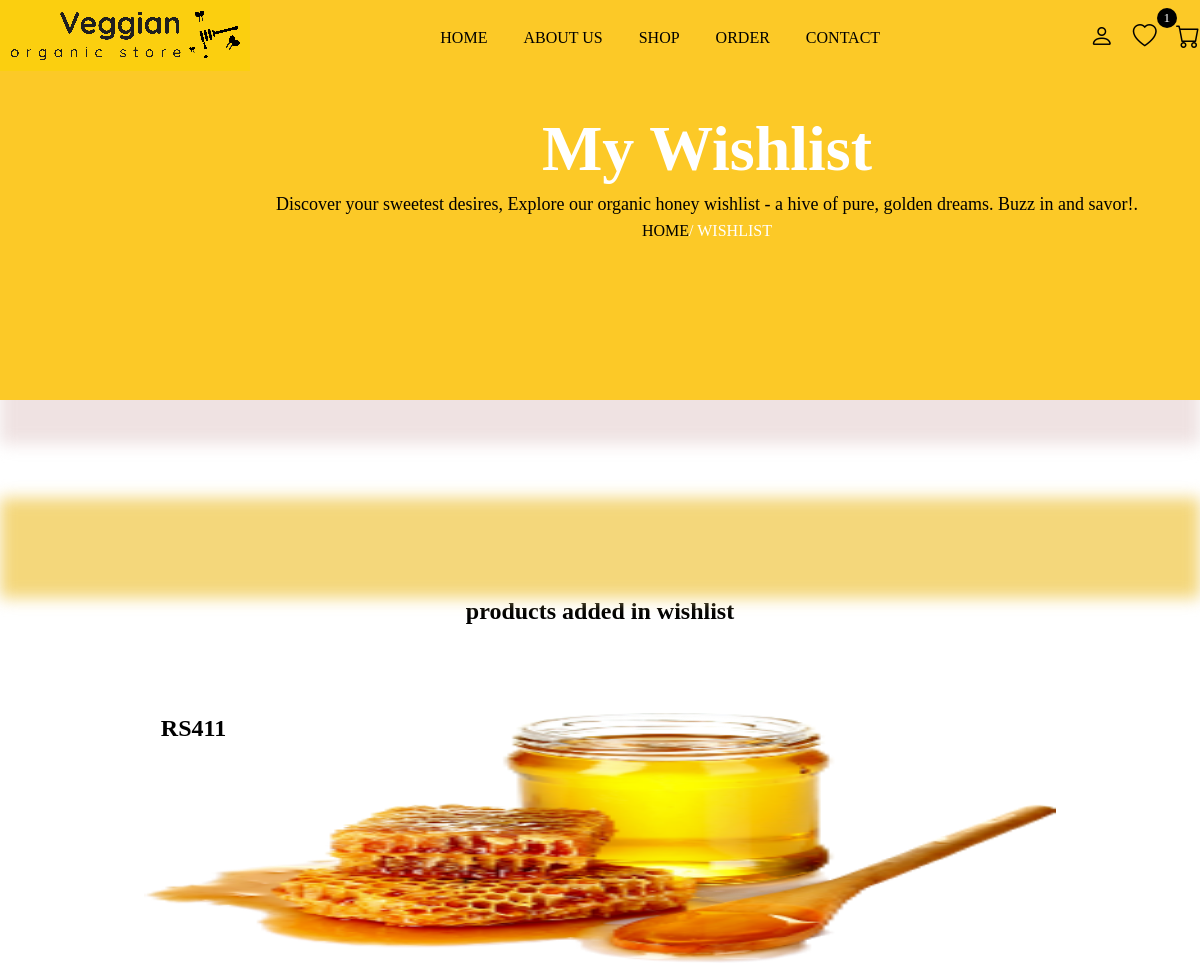
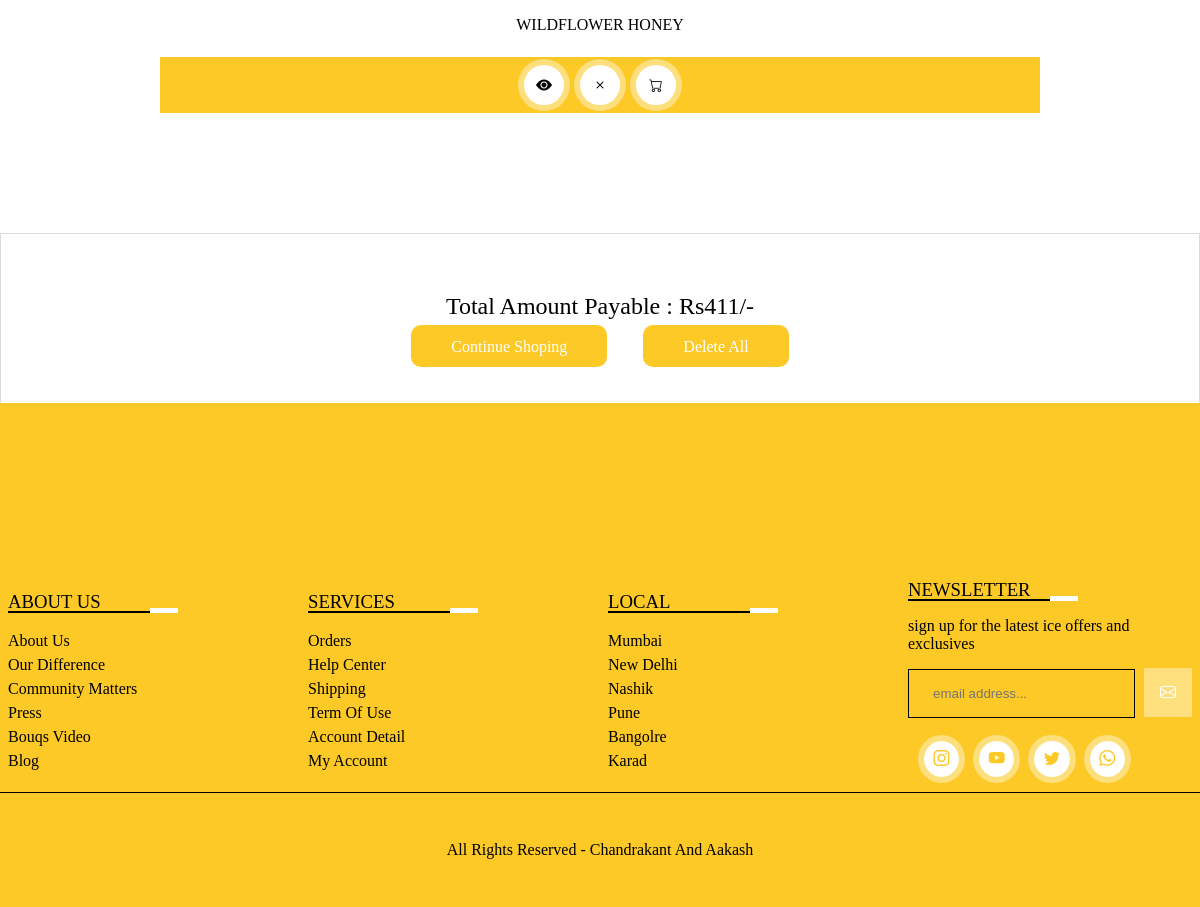
Page /wishlist.php (signed in) on the committed database (2 pictures, top to bottom).
### tables this page shows
CREATE TABLE `wishlist` (
  `id` int(255) NOT NULL,
  `user_id` int(255) NOT NULL,
  `pid` int(255) NOT NULL,
  `name` varchar(255) NOT NULL,
  `price` varchar(255) NOT NULL,
  `image` varchar(255) NOT NULL
);

### wishlist.php (the view, shortened to what this page needs)
<?php
    include 'connection.php';
?>
<!DOCTYPE html>
<html lang="en">
<head>
    <link rel="stylesheet" href="https://cdn.jsdelivr.net/npm/bootstrap-icons@1.11.1/font/bootstrap-icons.css">
    <link rel="stylesheet" href="main.css">
</head>
<body>
    <?php include 'header.php'?>
    <div class="banner">
        <div class="details">
            <h1>my wishlist</h1>
            <p>Discover your sweetest desires, Explore our organic honey wishlist - a hive of pure, golden dreams. Buzz in and savor!.</p>
            <a href="index.php">home</a><span>/ wishlist</span>
        </div>
    </div>
    <div class="line4"></div>
    <section class="shop">
       <h1 class="title">products added in wishlist</h1>
        <div class="box-container">
            <?php
                $grand_total=0;
                $select_wishlist = mysqli_query($conn, "SELECT * FROM  `wishlist`") or die('query failed');
                if (mysqli_num_rows($select_wishlist)>0) {
                    while($fetch_wishlist =  mysqli_fetch_assoc($select_wishlist)){
            ?>
            <form method="post" class="box">
                 <img src="img/<?php echo $fetch_wishlist['image']; ?>">
                 <div class="price">Rs<?php echo $fetch_wishlist['price']; ?></div>
                 <div class="name"><?php echo $fetch_wishlist['name']; ?></div>
                 <div class="icon">
                    <a href="view_page.php?pid=<?php echo $fetch_wishlist['id']; ?>" class="bi bi-eye-fill"></a>
                    <a href="wishlist.php?delete=<?php echo $fetch_wishlist['id']; ?>" class="bi bi-x" onclick="return confirm('do you want to delete this product from your wishlist')"></a>
                    <button type="submit" name="add_to_cart" class="bi bi-cart"></button>
                 </div>
            </form>
            <?php
                    $grand_total+=$fetch_wishlist['price'];
                    }
                }else {
                    echo '<p class="empty">no products added yet!</p>';
                }
            ?>
        </div>
        <div class="wishlist_total">
                <p>total amount payable : <span>Rs<?php echo $grand_total; ?>/- </span></p>
                <a href="shop.php" class="btn">continue shoping</a>
                <a href="wishlist.php?delete_all" class="btn  <?php echo ($grand_total)?'':'disabled' ?>" onclick="return confirm('do you want to delete all items from your wishlist') "> Delete All</a>
        </div>
    </section>
    <?php include 'footer.php'?>
</body>
</html>

### main.css (style rules this page uses)
* { margin:0; padding:0; box-sizing:border-box; }
:root { --box-shadow: 0px 0px 0px 6px rgb(255 255 255/40%); --box-shadow2: 0px 0px 0px 6px rgba(255, 255, 255, 0.136); --orange: #fcc927; }
a { text-decoration: none; }
.btn { padding: .8rem 2.5em; text-transform: #fff; color: var(--orange); background: #fff; border-radius: 10px; cursor: pointer; }
.title { text-align: center; margin-bottom: 1rem; }
.line, .line4 { background: #f4d77b; filter: blur(8px); width: 100%; height: 100px; margin-top: -3.6rem; }
input, button, textarea, select { outline: none; border: 1px solid #55555544; background: transparent; width: 100%; padding: 1rem 1.5rem; border-radius: 10px; margin: 1rem 0; }
button { cursor: pointer; }
.banner { background: var(--orange); width: 100%; height: 50vh; position: relative; z-index: 1; }
.banner::before { position: absolute; content: ''; bottom: -18%; right: 0; background-image: url(img/banner.png); width: 316px; height: 245px; background-size: 216px; background-repeat: no-repeat; }
.banner .details { position: absolute; padding: 7rem 0; left: 23%; text-align: center; z-index: 200; }
.banner .details h1 { font-size: 4rem; color: #fff; text-transform: capitalize; }
.banner .details p { font-size: 18px; line-height: 2; }
.banner .details a { text-transform: uppercase; color: #000; }
.banner .details span { color: #fff; text-transform: uppercase; }
.box-container { padding: 2% 8%; display: grid; grid-template-columns: repeat(auto-fit, minmax(20rem, 1fr)); column-gap: 1rem; }
.box-container .box, .popular-brands-content .card { background: #fff; box-shadow: var(--box-shadow); padding: 2rem; margin: 1rem; text-align: center; border-radius: 10px; line-height: 2; text-transform: uppercase; position: relative; }
.box-container .box img { width: 100%; height: 250px; }
.box-container .box .icon, .popular-brands-content .card .icon { display: flex; padding: 0; justify-content: center; align-items: center; background: var(--orange); margin: 1rem; }
.box-container .box button, .popular-brands-content .card button { border: none; cursor: pointer; }
.box-container .box .icon button, .box-container .box .icon a, .popular-brands-content .card button, .popular-brands-content .card a { width: 40px; height: 40px; border-radius: 50%; padding: 0; display: flex; justify-content: center; align-items: center; color: #000; background: #fff; margin: .5rem; box-shadow: var(--box-shadow); }
.price { position: absolute; text-align: 5%; left: 5%; top: 5%; font-weight: bold; font-size: 1.5rem; }
.wishlist_total { max-width: 1200px; box-shadow: var(--box-shadow2); margin: 2rem auto; border: 1px solid gainsboro; text-align: center; padding: 3rem 0; line-height: 2; text-transform: capitalize; margin-bottom: 3rem; }
.wishlist_total p { font-size: 1.5rem; }
.wishlist_total a { text-transform: capitalize; font-size: 16px; margin-right: 2rem; }
.wishlist_total .btn { background: var(--orange); color: #fff; margin: 1rem; text-transform: capitalize; }

### rows in the picture
wishlist: image (picture), price "411", name "WILDFLOWER HONEY"

### other values in the picture
$wishlist_num_rows "1"
$grand_total "411"
